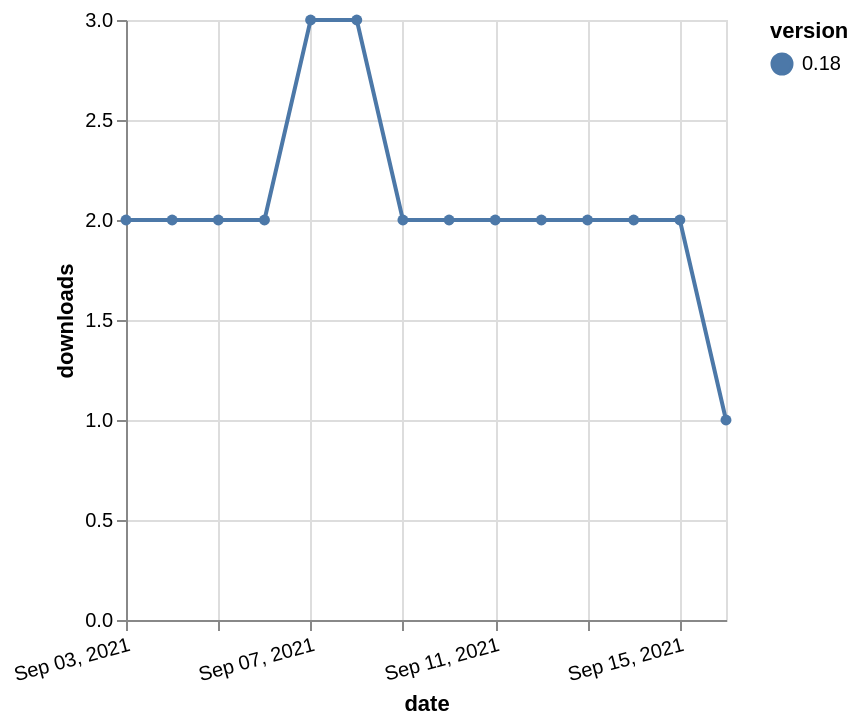

Source (Vega-Lite JSON):
### Vega-Lite specification from a JSON file in a GitHub repository (floating-point values rounded to 4 significant figures)
{"$schema": "https://vega.github.io/schema/vega-lite/v5.json", "description": "A simple bar chart with embedded data.", "data": {"values": [{"date": "2021-09-03", "total": 2495, "delta": 2, "version": "0.18"}, {"date": "2021-09-04", "total": 2497, "delta": 2, "version": "0.18"}, {"date": "2021-09-05", "total": 2499, "delta": 2, "version": "0.18"}, {"date": "2021-09-06", "total": 2501, "delta": 2, "version": "0.18"}, {"date": "2021-09-07", "total": 2504, "delta": 3, "version": "0.18"}, {"date": "2021-09-08", "total": 2507, "delta": 3, "version": "0.18"}, {"date": "2021-09-09", "total": 2509, "delta": 2, "version": "0.18"}, {"date": "2021-09-10", "total": 2511, "delta": 2, "version": "0.18"}, {"date": "2021-09-11", "total": 2513, "delta": 2, "version": "0.18"}, {"date": "2021-09-12", "total": 2515, "delta": 2, "version": "0.18"}, {"date": "2021-09-13", "total": 2517, "delta": 2, "version": "0.18"}, {"date": "2021-09-14", "total": 2519, "delta": 2, "version": "0.18"}, {"date": "2021-09-15", "total": 2521, "delta": 2, "version": "0.18"}, {"date": "2021-09-16", "total": 2522, "delta": 1, "version": "0.18"}]}, "width": "container", "mark": {"type": "line", "point": {"filled": true}}, "encoding": {"x": {"field": "date", "type": "temporal", "timeUnit": "yearmonthdate", "title": "date", "axis": {"labelAngle": -15}}, "y": {"field": "delta", "type": "quantitative", "title": "downloads"}, "color": {"field": "version", "type": "nominal"}, "tooltip": {"field": "delta"}}}
